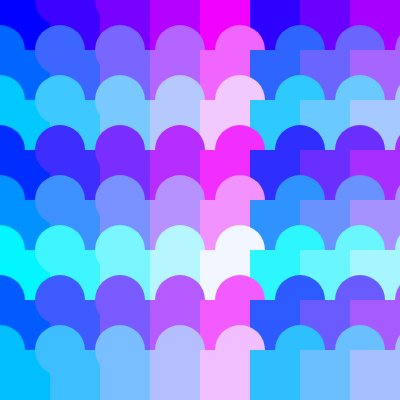
Frame 1 (no input)
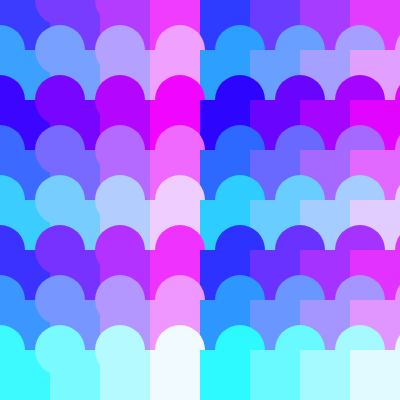
Frame 60 (no input)
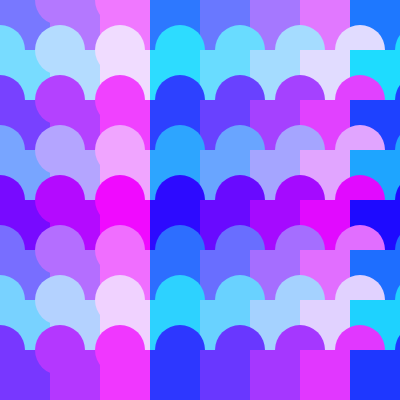
Frame 120 (the mouse pressed at the canvas centre since frame 60)

The p5.js sketch that drew these frames (run headless with seeded random() and noise() and a simulated clock; from frame 60 on, the mouse is pressed at the canvas centre):

// p5.js sketch
// ── sketch.js
function setup() {
  createCanvas(400, 400);
  noStroke();
  print (12 % 3);
}

function draw() {
  background(220);

  for (let y = 0; y < 8; y++) {
    for (let x = 0; x < 8; x++) {
      
      let r = (frameCount + x * 60) % 255;
      let g = (frameCount + y * 100) % 255;

      fill(r, g, 255);
      circle(x * 60, y * 50, 50);
      square(x * 50, y * 50, 50);
    }
  }
}
